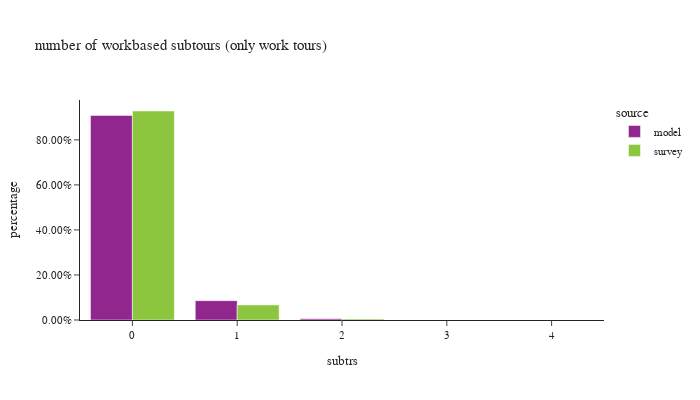

Source (notebook cell):
### Code cell
test = wk_tour.loc[wk_tour['subtrs']!=11].copy()
df_plot = test.groupby(['source','subtrs'])['toexpfac'].sum().reset_index()
df_plot['percentage'] = df_plot.groupby(['source'], group_keys=False)['toexpfac']. \
    apply(lambda x: x / float(x.sum()))

df_plot_ct = test.groupby(['source','subtrs'])['toexpfac'].count().reset_index(). \
    rename(columns={'toexpfac':'sample count'})
df_plot = df_plot.merge(df_plot_ct, on=['source','subtrs'])

fig = px.bar(df_plot.sort_values(by=['source']), x="subtrs", y="percentage", color="source",
             barmode="group",hover_data=['sample count'],title="number of workbased subtours (only work tours)")
fig.update_layout(height=400, width=700, font=dict(size=11),
                  xaxis = dict(dtick = 1, categoryorder='category ascending'),
                  yaxis=dict(tickformat=".2%"))
fig.show()

### Figure 1 — Plotly figure (JSON) as saved in the notebook; plotly's stock layout.template omitted (floating-point values rounded to 4 significant figures)
{"data": [{"alignmentgroup": "True", "customdata": [[1420619], [134500], [8177], [673], [86]], "hovertemplate": "source=model<br>subtrs=%{x}<br>percentage=%{y}<br>sample count=%{customdata[0]}<extra></extra>", "legendgroup": "model", "marker": {"color": "#91268F", "pattern": {"shape": ""}}, "name": "model", "offsetgroup": "model", "orientation": "v", "showlegend": true, "textposition": "auto", "type": "bar", "x": [0, 1, 2, 3, 4], "xaxis": "x", "y": [0.9083, 0.08599, 0.005228, 0.0004303, 5.499e-05], "yaxis": "y"}, {"alignmentgroup": "True", "customdata": [[2330], [223], [19], [2], [2]], "hovertemplate": "source=survey<br>subtrs=%{x}<br>percentage=%{y}<br>sample count=%{customdata[0]}<extra></extra>", "legendgroup": "survey", "marker": {"color": "#8CC63E", "pattern": {"shape": ""}}, "name": "survey", "offsetgroup": "survey", "orientation": "v", "showlegend": true, "textposition": "auto", "type": "bar", "x": [0, 1, 2, 3, 4], "xaxis": "x", "y": [0.9282, 0.06682, 0.004926, 2.526e-05, 1.956e-05], "yaxis": "y"}], "layout": {"barmode": "group", "font": {"size": 11}, "height": 400, "legend": {"title": {"text": "source"}, "tracegroupgap": 0}, "title": {"text": "number of workbased subtours (only work tours)"}, "width": 700, "xaxis": {"anchor": "y", "categoryorder": "category ascending", "domain": [0.0, 1.0], "dtick": 1, "title": {"text": "subtrs"}}, "yaxis": {"anchor": "x", "domain": [0.0, 1.0], "tickformat": ".2%", "title": {"text": "percentage"}}}}
